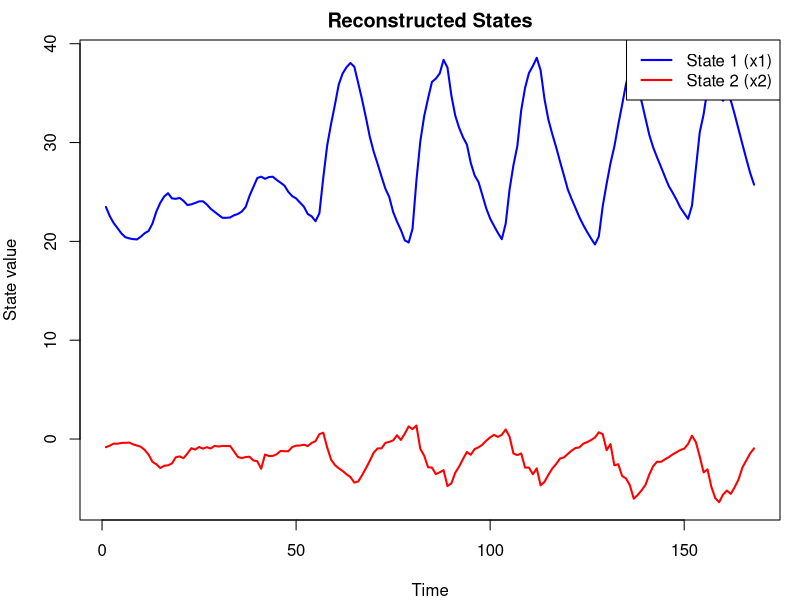
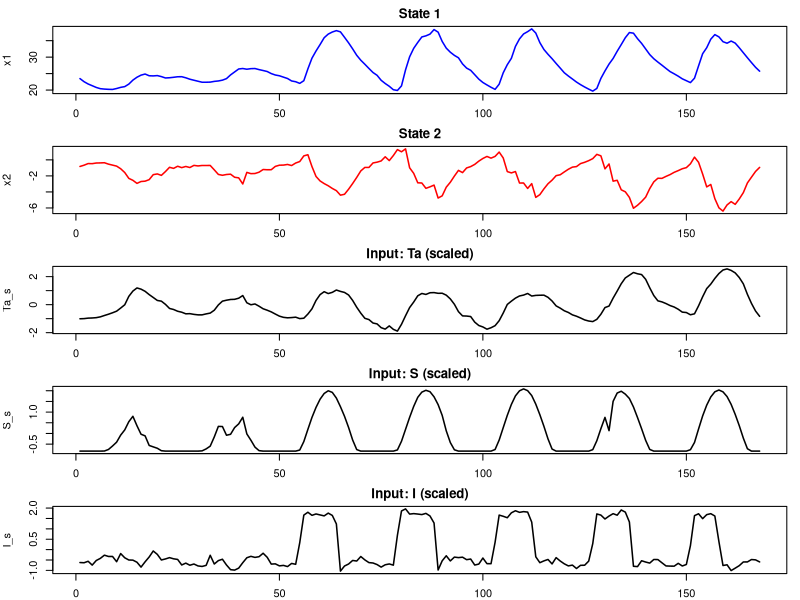

Write the R code that produced these figures, in order.

# filter + store states
kf_filter_states <- function(par, df) {
  A <- matrix(par[1:4], 2, 2)
  B <- matrix(par[5:10], 2, 3)
  L <- matrix(c(par[11], 0, par[12], par[13]), 2, 2)
  Q <- L %*% t(L)
  C <- matrix(c(1, 0), nrow=1)
  R <- matrix(par[14]^2, 1, 1)
  X0 <- matrix(par[15:16], 2, 1)
  
  # data
  Y <- as.matrix(df[,"Y",drop=FALSE])
  U <- as.matrix(df[,c("Ta_s","S_s","I_s")])
  Tn <- nrow(df)

  # initialize
  n      <- nrow(A)
#   x_est  <- matrix(Y[1,], n, 1)
  x_est <- X0
  P_est  <- diag(1e1, n)
  
  x_storage <- matrix(NA, nrow=Tn, ncol=2)
  
  for(t in 1:Tn) {
    x_pred <- A %*% x_est + B %*% matrix(U[t,], 3, 1)
    P_pred <- A %*% P_est %*% t(A) + Q
    
    # innovation
    y_pred <- C %*% x_pred
    S_t    <- C %*% P_pred %*% t(C) + R
    innov  <- Y[t,] - y_pred
    
    K_t   <- P_pred %*% t(C) %*% solve(S_t)
    x_est <- x_pred + K_t %*% innov
    P_est <- (diag(n) - K_t %*% C) %*% P_pred
    
    x_storage[t, ] <- as.vector(x_est)
  }
  
  colnames(x_storage) <- c("x1", "x2")
  x_storage
}


# Load data
df <- read.csv("assignment4/transformer_data.csv")

df$Ta_s <- scale(df$Ta)
df$S_s  <- scale(df$S)
df$I_s  <- scale(df$I)


# Estimated parameter values from 2.3
# est_par <- c(
#   # A: 2x2 state transition matrix
#    0.8,  0.08,   # A11, A12
#    0.003,  0.3,   # A21, A22
  
#   # B: 2x3 input matrix (inputs are Ta, S, I)
#    0.1, -0.1, 0.004,   # B11, B12, B13 (effect of Ta, S, I on state 1)
#    -0.3, 0.2, 0.03,   # B21, B22, B23 (effect on state 2)
  
#   # Q (process noise covariance matrix, lower-triangular Cholesky)
#    0.6,   # L11
#    0.0007,  # L21 
#    1,   # L22
  
#   # R: observation noise variance (scalar, must be > 0)
#     0.001,    # R

#     # X0: initial state (2x1)
#     10, 10   # X01, X02
# )

est_par <- c(
  # A: 2x2 state transition matrix
   1.0,  -0.1,   # A11, A12
   1.0,  -0.05,   # A21, A22
  
  # B: 2x3 input matrix (inputs are Ta, S, I)
   1.5, -1.0, -0.02,   # B11, B12, B13 (effect of Ta, S, I on state 1)
   -0.4, 0.5, 0.5,   # B21, B22, B23 (effect on state 2)
  
  # Q (process noise covariance matrix, lower-triangular Cholesky)
   -0.005,   # L11
   0.4,  # L21 
   0.4,   # L22
  
  # R: observation noise variance (scalar, must be > 0)
    0.2,    # R

    # X0: initial state (2x1)
    10, 10   # X01, X02
)

# Reconstructed states
states <- kf_filter_states(est_par, df)

time <- 1:nrow(df)

# Plot both states in one figure and save as PNG
png("assignment4/plots/reconstructed_states.png", width=800, height=600)
par(mfrow = c(1,1), mar = c(4,4,2,1))

plot(time, states[,"x1"], type="l", lwd=2, col="blue",
     ylim = range(states),
     xlab="Time", ylab="State value",
     main="Reconstructed States")
lines(time, states[,"x2"], lwd=2, col="red")
legend("topright", legend=c("State 1 (x1)","State 2 (x2)"), col=c("blue","red"), lwd=2)
dev.off()


# Plot the two states + three inputs in 5 subplots and save as PNG
png("assignment4/plots/states_and_inputs.png", width=800, height=1200)
par(mfrow = c(5,1), mar = c(2,4,2,1))

# State 1
plot(time, states[,"x1"], type="l", lwd=1.5, col="blue",
     xlab="", ylab="x1", main="State 1")
# State 2
plot(time, states[,"x2"], type="l", lwd=1.5, col="red",
     xlab="", ylab="x2", main="State 2")
# Input Ta_s
plot(time, df$Ta_s, type="l", lwd=1.5,
     xlab="", ylab="Ta_s", main="Input: Ta (scaled)")
# Input S_s
plot(time, df$S_s, type="l", lwd=1.5,
     xlab="", ylab="S_s", main="Input: S (scaled)")
# Input I_s
plot(time, df$I_s, type="l", lwd=1.5,
     xlab="Time", ylab="I_s", main="Input: I (scaled)")

dev.off()